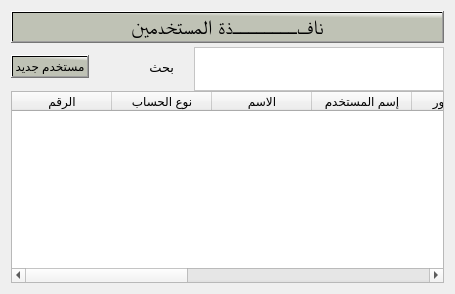
             <widget class="QWidget" name="tab_18">
              <attribute name="title">
               <string>المستخدمين</string>
              </attribute>
              <layout class="QGridLayout" name="gridLayout_21">
               <item row="0" column="0">
                <layout class="QVBoxLayout" name="verticalLayout_115" stretch="5,0,25">
                 <property name="spacing">
                  <number>2</number>
                 </property>
                 <item>
                  <widget class="QPushButton" name="pushButton_230">
                   <property name="font">
                    <font>
                     <family>Motken K Sina</family>
                     <pointsize>15</pointsize>
                     <weight>9</weight>
                     <italic>false</italic>
                     <bold>false</bold>
                    </font>
                   </property>
                   <property name="cursor">
                    <cursorShape>PointingHandCursor</cursorShape>
                   </property>
                   <property name="styleSheet">
                    <string notr="true">background-color: qlineargradient(spread:pad, x1:0.964478, y1:0.193, x2:1, y2:0, stop:0 rgba(191, 194, 181, 255), stop:1 rgba(255, 255, 255, 255));
  font: 75 15pt &quot;Motken K Sina&quot;;
color:rgb(0, 0, 0)</string>
                   </property>
                   <property name="text">
                    <string>نافــــــــذة المستخدمين</string>
                   </property>
                   <property name="flat">
                    <bool>false</bool>
                   </property>
                  </widget>
                 </item>
                 <item>
                  <layout class="QHBoxLayout" name="horizontalLayout_183" stretch="0,0,0,0">
                   <property name="spacing">
                    <number>20</number>
                   </property>
                   <item>
                    <widget class="QPushButton" name="btnAddNewUser">
                     <property name="layoutDirection">
                      <enum>Qt::LeftToRight</enum>
                     </property>
                     <property name="styleSheet">
                      <string notr="true">background-color: qlineargradient(spread:pad, x1:0.964478, y1:0.193, x2:1, y2:0, stop:0 rgba(191, 194, 181, 255), stop:1 rgba(255, 255, 255, 255));
color:rgb(0, 0, 0);

font: 18pt &quot;Mohammad Annoktah&quot;;

font: 15pt &quot;PT Bold Heading&quot;;</string>
                     </property>
                     <property name="text">
                      <string>مستخدم جديد</string>
                     </property>
                     <property name="icon">
                      <iconset>
                       <normaloff>نظام المدرسة/اضافة.svg</normaloff>نظام المدرسة/اضافة.svg</iconset>
                     </property>
                     <property name="iconSize">
                      <size>
                       <width>30</width>
                       <height>30</height>
                      </size>
                     </property>
                    </widget>
                   </item>
                   <item>
                    <spacer name="horizontalSpacer_50">
                     <property name="orientation">
                      <enum>Qt::Horizontal</enum>
                     </property>
                     <property name="sizeHint" stdset="0">
                      <size>
                       <width>40</width>
                       <height>20</height>
                      </size>
                     </property>
                    </spacer>
                   </item>
                   <item>
                    <widget class="QLabel" name="label_162">
                     <property name="font">
                      <font>
                       <family>Motken K Sina</family>
                       <pointsize>10</pointsize>
                       <weight>50</weight>
                       <italic>false</italic>
                       <bold>false</bold>
                      </font>
                     </property>
                     <property name="styleSheet">
                      <string notr="true">color:rgb(0, 0, 0)
</string>
                     </property>
                     <property name="text">
                      <string>بحث</string>
                     </property>
                    </widget>
                   </item>
                   <item>
                    <widget class="QTextEdit" name="txtUsersSearch">
                     <property name="sizePolicy">
                      <sizepolicy hsizetype="Expanding" vsizetype="Expanding">
                       <horstretch>0</horstretch>
                       <verstretch>0</verstretch>
                      </sizepolicy>
                     </property>
                     <property name="minimumSize">
                      <size>
                       <width>15</width>
                       <height>44</height>
                      </size>
                     </property>
                     <property name="maximumSize">
                      <size>
                       <width>250</width>
                       <height>40</height>
                      </size>
                     </property>
                     <property name="sizeIncrement">
                      <size>
                       <width>15</width>
                       <height>15</height>
                      </size>
                     </property>
                     <property name="layoutDirection">
                      <enum>Qt::LeftToRight</enum>
                     </property>
                     <property name="styleSheet">
                      <string notr="true">background-color:rgb(255, 255, 255);
color:rgb(0, 0, 0);
font: 10pt &quot;PT Bold Heading&quot;;</string>
                     </property>
                     <property name="inputMethodHints">
                      <set>Qt::ImhDialableCharactersOnly</set>
                     </property>
                    </widget>
                   </item>
                  </layout>
                 </item>
                 <item>
                  <layout class="QHBoxLayout" name="horizontalLayout_184">
                   <item>
                    <widget class="QTableWidget" name="tblUsers">
                     <property name="styleSheet">
                      <string notr="true">QTableWidget {
    background-color: #FFFFFF;
    alternate-background-color:rgb(0, 0, 0);
    font: 9pt &quot;PT Bold Heading&quot;;
    font-weight: bold;
 color:rgb(0, 0, 0)
}

 background-color: qlineargradient(spread:pad, x1:0.964478, y1:0.193, x2:1, y2:0, stop:0 rgba(191, 194, 181, 255), stop:1 rgba(255, 255, 255, 255));
color:rgb(0, 0, 0);</string>
                     </property>
                     <column>
                      <property name="text">
                       <string>الرقم</string>
                      </property>
                     </column>
                     <column>
                      <property name="text">
                       <string>نوع الحساب</string>
                      </property>
                     </column>
                     <column>
                      <property name="text">
                       <string>الاسم</string>
                      </property>
                     </column>
                     <column>
                      <property name="text">
                       <string>إسم المستخدم</string>
                      </property>
                     </column>
                     <column>
                      <property name="text">
                       <string>كلمة المرور</string>
                      </property>
                     </column>
                     <column>
                      <property name="text">
                       <string>الحالة</string>
                      </property>
                     </column>
                     <column>
                      <property name="text">
                       <string>وقت الانشاء</string>
                      </property>
                     </column>
                     <column>
                      <property name="text">
                       <string>وقت التعديل</string>
                      </property>
                     </column>
                     <column>
                      <property name="text">
                       <string> التهيئة</string>
                      </property>
                     </column>
                     <column>
                      <property name="text">
                       <string>العمليات</string>
                      </property>
                     </column>
                    </widget>
                   </item>
                  </layout>
                 </item>
                </layout>
               </item>
              </layout>
             </widget>
